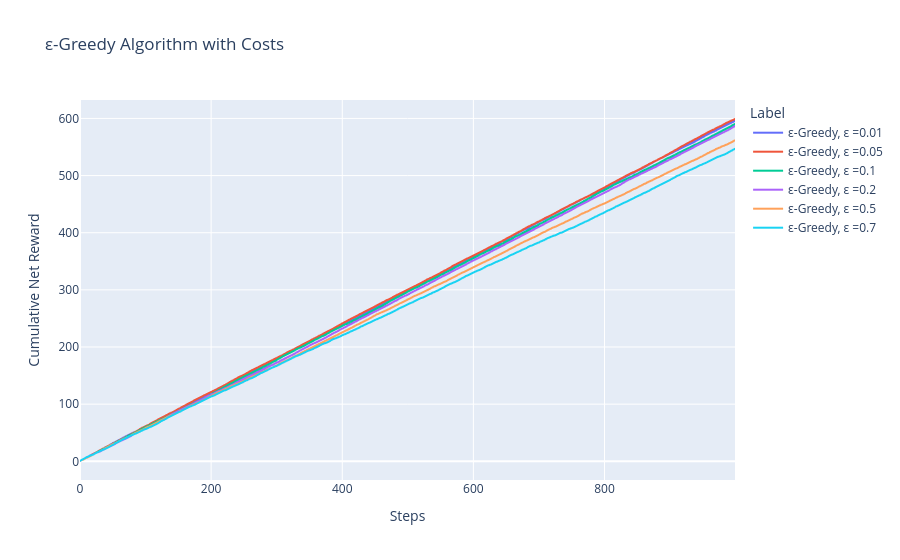

Source (notebook cell):
### Code cell
px.line(df, x="Steps", y="Cumulative Net Reward", color="Label",
              title="ε-Greedy Algorithm with Costs")

### Figure 1 — Plotly figure (JSON) as saved in the notebook; plotly's stock layout.template omitted (floating-point values rounded to 4 significant figures; data arrays with more than 128 entries replaced by an {"elided": "..."} marker saying what was removed)
{"data": [{"hovertemplate": "Label=ε-Greedy, ε =0.01<br>Steps=%{x}<br>Cumulative Net Reward=%{y}<extra></extra>", "legendgroup": "ε-Greedy, ε =0.01", "line": {"color": "#636efa", "dash": "solid"}, "marker": {"symbol": "circle"}, "mode": "lines", "name": "ε-Greedy, ε =0.01", "showlegend": true, "type": "scattergl", "x": {"elided": "1000 int values"}, "xaxis": "x", "y": {"elided": "1000 float values"}, "yaxis": "y"}, {"hovertemplate": "Label=ε-Greedy, ε =0.05<br>Steps=%{x}<br>Cumulative Net Reward=%{y}<extra></extra>", "legendgroup": "ε-Greedy, ε =0.05", "line": {"color": "#EF553B", "dash": "solid"}, "marker": {"symbol": "circle"}, "mode": "lines", "name": "ε-Greedy, ε =0.05", "showlegend": true, "type": "scattergl", "x": {"elided": "1000 int values"}, "xaxis": "x", "y": {"elided": "1000 float values"}, "yaxis": "y"}, {"hovertemplate": "Label=ε-Greedy, ε =0.1<br>Steps=%{x}<br>Cumulative Net Reward=%{y}<extra></extra>", "legendgroup": "ε-Greedy, ε =0.1", "line": {"color": "#00cc96", "dash": "solid"}, "marker": {"symbol": "circle"}, "mode": "lines", "name": "ε-Greedy, ε =0.1", "showlegend": true, "type": "scattergl", "x": {"elided": "1000 int values"}, "xaxis": "x", "y": {"elided": "1000 float values"}, "yaxis": "y"}, {"hovertemplate": "Label=ε-Greedy, ε =0.2<br>Steps=%{x}<br>Cumulative Net Reward=%{y}<extra></extra>", "legendgroup": "ε-Greedy, ε =0.2", "line": {"color": "#ab63fa", "dash": "solid"}, "marker": {"symbol": "circle"}, "mode": "lines", "name": "ε-Greedy, ε =0.2", "showlegend": true, "type": "scattergl", "x": {"elided": "1000 int values"}, "xaxis": "x", "y": {"elided": "1000 float values"}, "yaxis": "y"}, {"hovertemplate": "Label=ε-Greedy, ε =0.5<br>Steps=%{x}<br>Cumulative Net Reward=%{y}<extra></extra>", "legendgroup": "ε-Greedy, ε =0.5", "line": {"color": "#FFA15A", "dash": "solid"}, "marker": {"symbol": "circle"}, "mode": "lines", "name": "ε-Greedy, ε =0.5", "showlegend": true, "type": "scattergl", "x": {"elided": "1000 int values"}, "xaxis": "x", "y": {"elided": "1000 float values"}, "yaxis": "y"}, {"hovertemplate": "Label=ε-Greedy, ε =0.7<br>Steps=%{x}<br>Cumulative Net Reward=%{y}<extra></extra>", "legendgroup": "ε-Greedy, ε =0.7", "line": {"color": "#19d3f3", "dash": "solid"}, "marker": {"symbol": "circle"}, "mode": "lines", "name": "ε-Greedy, ε =0.7", "showlegend": true, "type": "scattergl", "x": {"elided": "1000 int values"}, "xaxis": "x", "y": {"elided": "1000 float values"}, "yaxis": "y"}], "layout": {"legend": {"title": {"text": "Label"}, "tracegroupgap": 0}, "title": {"text": "ε-Greedy Algorithm with Costs"}, "xaxis": {"anchor": "y", "domain": [0, 1], "title": {"text": "Steps"}}, "yaxis": {"anchor": "x", "domain": [0, 1], "title": {"text": "Cumulative Net Reward"}}}}
